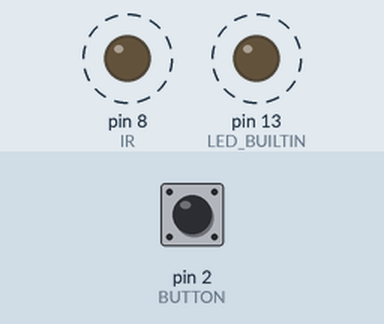
Recording of a sketch running on a simulated Arduino Uno, built with avr-gcc and run on an emulated ATmega328P. Shown: output pins drawn as LEDs (lit = HIGH). Dashed ring = blinking. The inputs (shaded band) are chosen by the test bench; at power-on: pin 2 (BUTTON) HIGH.

Above: at 0.5 s.
Timing chart, 0 to 4.6 s (numbered marks = the images above):
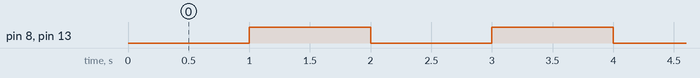

The sketch:

ardTransmitter.ino
```cpp
/*  Set function generator to Ampl 4.75 Vpp,
    and Offset of 2.500 Vdc. Then we can vary the frequency.
    This program can read the wave and pass that to the led over a PWM pinMode
    Increase the baudrate we can write to Serial quicker.*/


const int IR = 8;
const int BUTTON = 2;
int time_interval = 1000;

bool ir_on = true;
bool btnState = false;

void setup() {

    pinMode(LED_BUILTIN, OUTPUT);
    pinMode(BUTTON, INPUT);
    pinMode(IR, OUTPUT);
    Serial.begin(9600);

}

void loop() {

    btnState = digitalRead(BUTTON);

    while(btnState){
        if(ir_on){
            digitalWrite(LED_BUILTIN, LOW);
            digitalWrite(IR, LOW);

        }else{
            digitalWrite(LED_BUILTIN, HIGH);
            digitalWrite(IR, HIGH);

        }
        ir_on = !ir_on;
        btnState = digitalRead(BUTTON);

        delay(1000);
        if (!btnState){
            break;
        }
    }
}

 
```

Measured:
- by itself, pin 8 (IR), pin 13 (LED_BUILTIN): alternates HIGH for 1.0 s and LOW for 1.0 s
